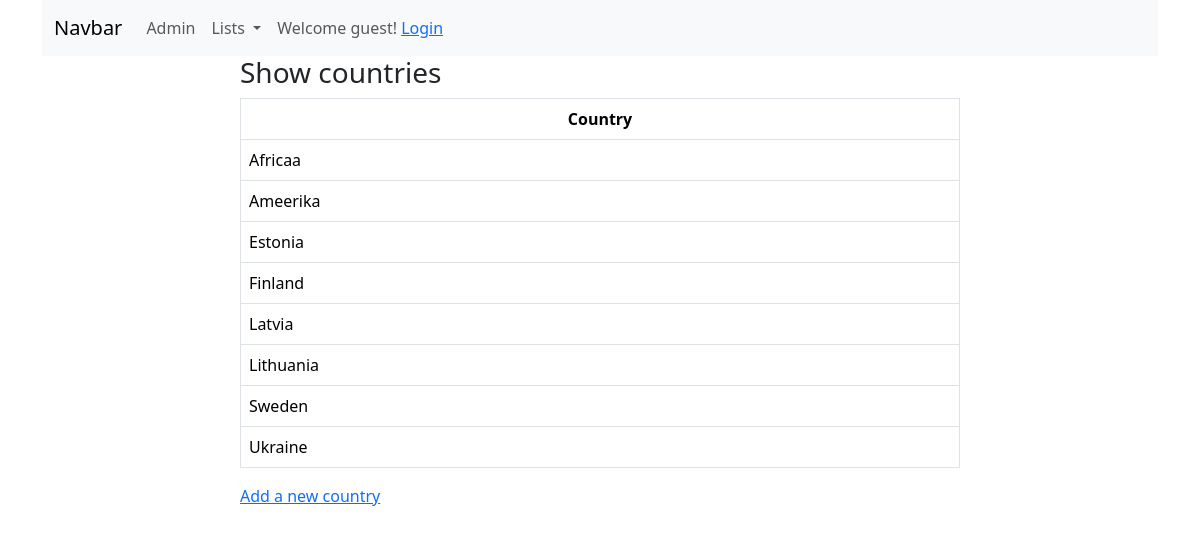
The page /booksapp/country_list on the database its author committed.
### booksapp/models.py (models this page shows)
class Country(models.Model):
    country = models.CharField(max_length=50, validators=[MinLengthValidator(3)])
    class Meta:
        verbose_name_plural = 'countries'
    def __str__(self):
        return self.country

### booksapp/views.py (the view)
# urls.py: path('country_list', views.CountryListView.as_view(), name='country_list'),  # country list view
class CountryListView(ListView):
    model = Country
    queryset = Country.objects.order_by('country')
    context_object_name = 'countries'  # object_list is default

### booksapp/templates/booksapp/country_list.html (shortened to what this page needs)
{% extends 'base.html' %}
{% block content %}
	<div class="container">
    <div class="row">
        <div class="col-8 mx-auto">
            <h3>Show countries</h3>
            <table class="table table-bordered table-hover">
                <thead>
                <tr class="text-center">
                    <th>Country</th>
                </tr>
                </thead>
                <tbody>
                {% for country in countries %}
                	<tr>
                    <td>{{ country }}</td>
                    </tr>
                {% endfor %}
                </tbody>
            </table>
            <a href="{% url 'booksapp:country_create' %}">Add a new country</a>
        </div>
    </div>
    </div>
{% endblock %}

### rows shown on the page
Country: country "Africaa"
Country: country "Ameerika"
Country: country "Estonia"
Country: country "Finland"
Country: country "Latvia"
Country: country "Lithuania"
Country: country "Sweden"
Country: country "Ukraine"
